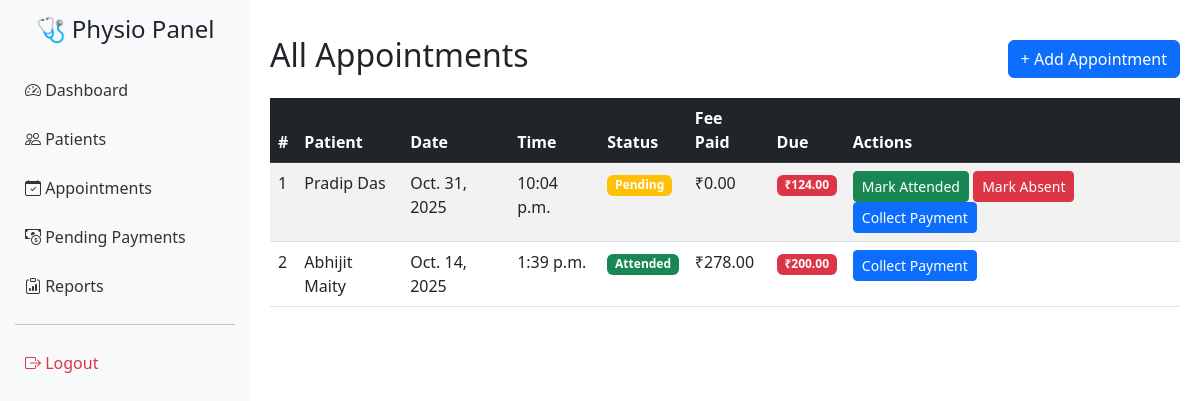
The page /appointments/ (signed in) on the database its author committed.
### core/models.py (models this page shows, shortened)
class Appointment(models.Model):
    STATUS_CHOICES = [
        ('Pending', 'Pending'),
        ('Attended', 'Attended'),
        ('Absent', 'Absent'),
    ]
    patient = models.ForeignKey(Patient, on_delete=models.CASCADE)
    date = models.DateField()
    time = models.TimeField()
    status = models.CharField(max_length=10, choices=STATUS_CHOICES, default='Pending')
    fee_paid = models.DecimalField(max_digits=8, decimal_places=2, default=0)
    fee_due = models.DecimalField(max_digits=8, decimal_places=2, default=0)
    notes = models.TextField(blank=True, null=True)

class Patient(models.Model):
    STATUS_CHOICES = [
        ('New', 'New'),
        ('Regular', 'Regular'),
        ('Critical', 'Critical'),
    ]
    name = models.CharField(max_length=100)
    contact = models.CharField(max_length=15)
    address = models.TextField(blank=True, null=True)
    medical_notes = models.TextField(blank=True, null=True)
    status = models.CharField(max_length=10, choices=STATUS_CHOICES, default='New')
    total_fee = models.DecimalField(max_digits=8, decimal_places=2, default=0)
    pending_fee = models.DecimalField(max_digits=8, decimal_places=2, default=0)
    notes = models.TextField(blank=True, null=True)

### core/views.py (the view)
# urls.py: path('appointments/', views.all_appointments, name='all_appointments'),
@login_required
def all_appointments(request):
    appointments = Appointment.objects.select_related('patient').order_by('-date', '-time')
    return render(request, 'all_appointments.html', {'appointments': appointments})

### templates/all_appointments.html
{% extends 'base.html' %}
{% block content %}
<div class="d-flex justify-content-between align-items-center mt-3">
    <h2>All Appointments</h2>
    <a href="{% url 'add_appointment' %}" class="btn btn-primary">+ Add Appointment</a>
</div>
<table class="table table-striped mt-3">
    <thead class="table-dark">
        <tr>
            <th>#</th>
            <th>Patient</th>
            <th>Date</th>
            <th>Time</th>
            <th>Status</th>
            <th>Fee Paid</th>
            <th>Due</th>
            <th>Actions</th>
        </tr>
    </thead>
    <tbody>
        {% for appointment in appointments %}
        <tr>
            <td>{{ forloop.counter }}</td>
            <td>{{ appointment.patient.name }}</td>
            <td>{{ appointment.date }}</td>
            <td>{{ appointment.time }}</td>
            <td>
                {% if appointment.status == "Attended" %}
                    <span class="badge bg-success">Attended</span>
                {% elif appointment.status == "Absent" %}
                    <span class="badge bg-danger">Absent</span>
                {% else %}
                    <span class="badge bg-warning">Pending</span>
                {% endif %}
            </td>
            <td>₹{{ appointment.fee_paid }}</td>
            <td>
                {% if appointment.fee_due > 0 %}
                    <span class="badge bg-danger">₹{{ appointment.fee_due }}</span>
                {% else %}
                    <span class="badge bg-success">Paid</span>
                {% endif %}
            </td>
            <td>
                {% if appointment.status == "Pending" %}
                    <a href="{% url 'mark_attendance' appointment.id 'Attended' %}" class="btn btn-sm btn-success">Mark Attended</a>
                    <a href="{% url 'mark_attendance' appointment.id 'Absent' %}" class="btn btn-sm btn-danger">Mark Absent</a>
                {% endif %}
                {% if appointment.fee_due > 0 %}
                    <a href="{% url 'collect_payment' appointment.id %}" class="btn btn-sm btn-primary">Collect Payment</a>
                {% endif %}
            </td>
        </tr>
        {% empty %}
        <tr>
            <td colspan="8" class="text-center">No appointments found.</td>
        </tr>
        {% endfor %}
    </tbody>
</table>
{% endblock %}

### templates/base.html (style rules this page uses)
body { display: flex; }

### rows shown on the page
Appointment: patient.name "Pradip Das", date "Oct. 31, 2025", time "10:04 p.m.", status "Pending", fee_paid "0.00", fee_due "124.00", shows "Collect Payment"
Appointment: patient.name "Abhijit Maity", date "Oct. 14, 2025", time "1:39 p.m.", status "Attended", fee_paid "278.00", fee_due "200.00", shows "Collect Payment"
